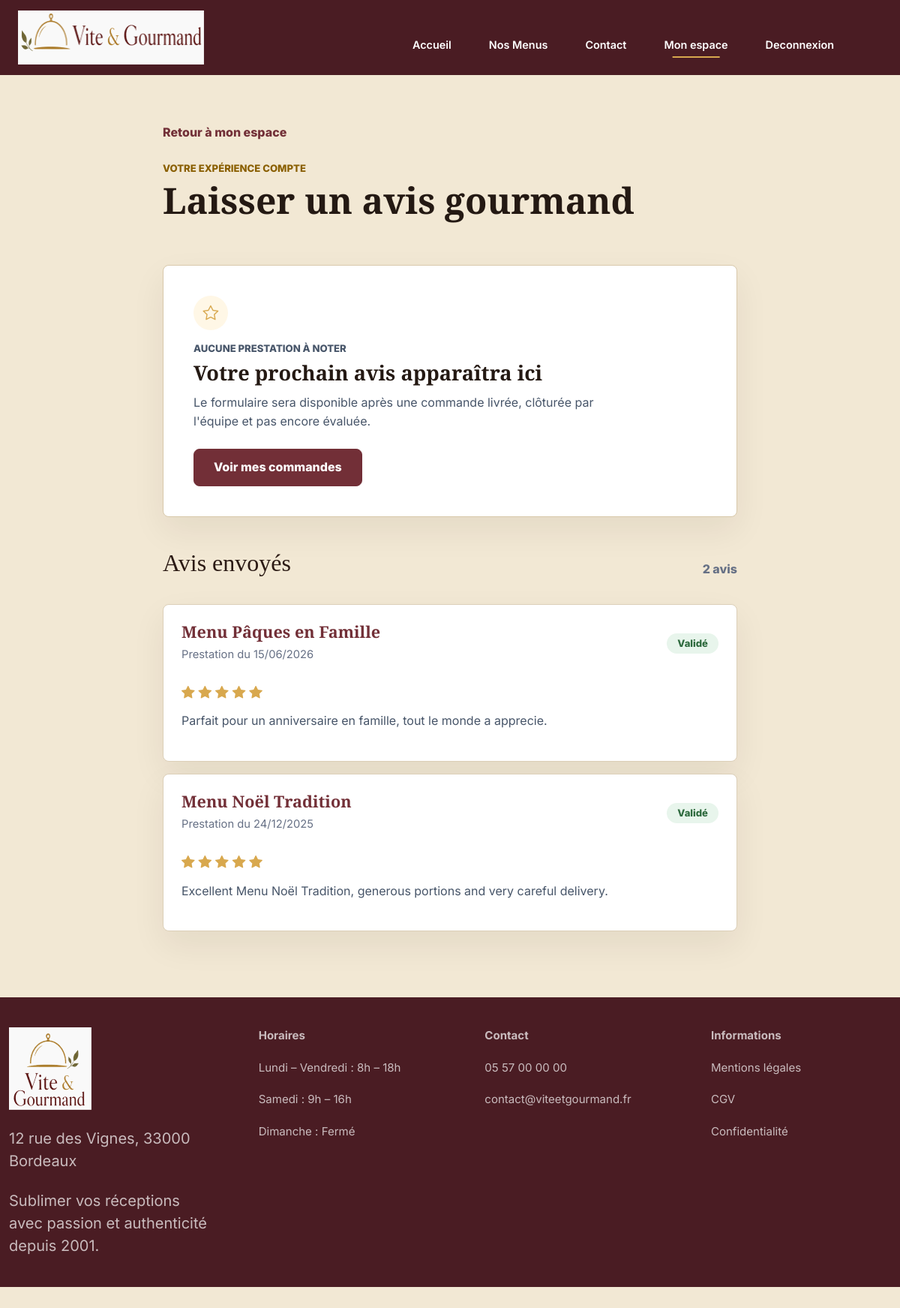
/avis (signed in), run on the app's committed database.
### tables this page shows
CREATE TABLE `avis` (
    `id_avis` INT UNSIGNED NOT NULL AUTO_INCREMENT,
    `id_utilisateur` INT UNSIGNED NOT NULL,
    `id_commande` INT UNSIGNED NOT NULL,
    `note` TINYINT UNSIGNED NOT NULL,
    `commentaire` TEXT NOT NULL,
    `statut` VARCHAR(30) NOT NULL DEFAULT 'en_attente',
    `created_at` DATETIME DEFAULT CURRENT_TIMESTAMP,
    `moderated_at` DATETIME NULL,
    `moderated_by` INT UNSIGNED NULL,
    CONSTRAINT `pk_avis`
        PRIMARY KEY (`id_avis`),
    CONSTRAINT `uq_avis_id_commande`
        UNIQUE (`id_commande`),
    INDEX `idx_avis_id_utilisateur` (`id_utilisateur`),
    INDEX `idx_avis_moderated_by` (`moderated_by`),
    INDEX `idx_avis_statut` (`statut`),
    CONSTRAINT `fk_avis_utilisateurs`
        FOREIGN KEY (`id_utilisateur`)
        REFERENCES `utilisateurs` (`id_utilisateur`)
        ON DELETE RESTRICT,
    CONSTRAINT `fk_avis_commandes`
        FOREIGN KEY (`id_commande`)
        REFERENCES `commandes` (`id_commande`)
        ON DELETE CASCADE,
    CONSTRAINT `fk_avis_moderateurs`
        FOREIGN KEY (`moderated_by`)
        REFERENCES `utilisateurs` (`id_utilisateur`)
        ON DELETE SET NULL,
    CONSTRAINT `chk_avis_note`
        CHECK (`note` BETWEEN 1 AND 5),
    CONSTRAINT `chk_avis_statut`
        CHECK (`statut` IN ('en_attente', 'valide', 'refuse'))
);

CREATE TABLE `menus` (
    `id_menu` INT UNSIGNED NOT NULL AUTO_INCREMENT,
    `id_regime` INT UNSIGNED NOT NULL,
    `id_theme` INT UNSIGNED NOT NULL,
    `titre` VARCHAR(120) NOT NULL,
    `description` TEXT NOT NULL,
    `conditions` TEXT NOT NULL,
    `nombre_personnes_minimum` INT UNSIGNED NOT NULL,
    `prix_minimum` DECIMAL(10,2) NOT NULL,
    `stock_disponible` INT UNSIGNED DEFAULT 0,
    `actif` BOOLEAN DEFAULT TRUE,
    `created_at` DATETIME DEFAULT CURRENT_TIMESTAMP,
    `updated_at` DATETIME NULL,
    CONSTRAINT `pk_menus`
        PRIMARY KEY (`id_menu`),
    INDEX `idx_menus_id_regime` (`id_regime`),
    INDEX `idx_menus_id_theme` (`id_theme`),
    INDEX `idx_menus_catalogue_filters` (`actif`, `id_theme`, `id_regime`, `prix_minimum`),
    INDEX `idx_menus_nombre_personnes_minimum` (`nombre_personnes_minimum`),
    CONSTRAINT `fk_menus_regimes`
        FOREIGN KEY (`id_regime`)
        REFERENCES `regimes` (`id_regime`)
        ON DELETE RESTRICT,
    CONSTRAINT `fk_menus_themes`
        FOREIGN KEY (`id_theme`)
        REFERENCES `themes` (`id_theme`)
        ON DELETE RESTRICT,
    CONSTRAINT `chk_menus_nombre_personnes_minimum`
        CHECK (`nombre_personnes_minimum` > 0),
    CONSTRAINT `chk_menus_prix_minimum`
        CHECK (`prix_minimum` >= 0),
    CONSTRAINT `chk_menus_stock_disponible`
        CHECK (`stock_disponible` >= 0)
);

CREATE TABLE `commandes` (
    `id_commande` INT UNSIGNED NOT NULL AUTO_INCREMENT,
    `id_utilisateur` INT UNSIGNED NOT NULL,
    `id_menu` INT UNSIGNED NOT NULL,
    `date_commande` DATETIME DEFAULT CURRENT_TIMESTAMP,
    `date_prestation` DATE NOT NULL,
    `heure_livraison` TIME NOT NULL,
    `adresse_livraison` VARCHAR(255) NOT NULL,
    `code_postal_livraison` VARCHAR(10) NOT NULL DEFAULT '33000',
    `ville_livraison` VARCHAR(80) NOT NULL,
    `distance_km` DECIMAL(6,2) DEFAULT 0,
    `commentaire_client` TEXT NULL,
    `nombre_personnes` INT UNSIGNED NOT NULL,
    `prix_menu` DECIMAL(10,2) NOT NULL,
    `remise` DECIMAL(10,2) DEFAULT 0,
    `prix_livraison` DECIMAL(10,2) DEFAULT 0,
    `prix_total` DECIMAL(10,2) NOT NULL,
    `statut_actuel` VARCHAR(40) NOT NULL DEFAULT 'en_attente',
    `materiel_prete` BOOLEAN DEFAULT FALSE,
    `materiel_retourne` BOOLEAN DEFAULT FALSE,
    `mode_contact_modification` VARCHAR(20) NULL,
    `motif_annulation` TEXT NULL,
    CONSTRAINT `pk_commandes`
        PRIMARY KEY (`id_commande`),
    INDEX `idx_commandes_id_utilisateur` (`id_utilisateur`),
    INDEX `idx_commandes_id_menu` (`id_menu`),
    INDEX `idx_commandes_statut_actuel` (`statut_actuel`),
    INDEX `idx_commandes_date_prestation` (`date_prestation`),
    CONSTRAINT `fk_commandes_utilisateurs`
        FOREIGN KEY (`id_utilisateur`)
        REFERENCES `utilisateurs` (`id_utilisateur`)
        ON DELETE RESTRICT,
    CONSTRAINT `fk_commandes_menus`
        FOREIGN KEY (`id_menu`)
        REFERENCES `menus` (`id_menu`)
        ON DELETE RESTRICT,
    CONSTRAINT `chk_commandes_distance_km`
        CHECK (`distance_km` >= 0),
    CONSTRAINT `chk_commandes_nombre_personnes`
        CHECK (`nombre_personnes` > 0),
    CONSTRAINT `chk_commandes_prix_menu`
        CHECK (`prix_menu` >= 0),
    CONSTRAINT `chk_commandes_remise`
        CHECK (`remise` >= 0),
    CONSTRAINT `chk_commandes_prix_livraison`
        CHECK (`prix_livraison` >= 0),
    CONSTRAINT `chk_commandes_prix_total`
        CHECK (`prix_total` >= 0),
    CONSTRAINT `chk_commandes_mode_contact_modification`
        CHECK (
            `mode_contact_modification` IS NULL
            OR `mode_contact_modification` IN ('gsm', 'email')
        ),
    CONSTRAINT `chk_commandes_statut_actuel`
        CHECK (
            `statut_actuel` IN (
                'en_attente',
                'acceptee',
                'en_preparation',
                'en_cours_de_livraison',
                'livre',
                'en_attente_retour_materiel',
                'terminee',
                'annulee'
            )
        )
);

### app/Core/BaseController.php (called while the page is built, shortened)
<?php
abstract class BaseController
{
    protected function view(string $view, array $data = []): void
    {
        $layoutPath = dirname(__DIR__) . '/Views/layouts/main.php';
        extract($data, EXTR_SKIP);
        require $layoutPath;
    }
    protected function e(mixed $value): string
    {
        return Security::escape($value);
    }
}

### app/Controllers/ReviewController.php (called while the page is built, shortened)
<?php
final class ReviewController extends BaseController
{
    public function index(): void
    {
        $userId = $this->authenticatedUserId();
        $orderModel = new OrderModel();
        $this->view('reviews/index', [
            'pageTitle' => 'Mes avis - Vite & Gourmand',
            'bodyClass' => 'page-client page-client-review',
            'reviewableOrder' => $orderModel->findReviewableForUser($userId),
            'reviews' => (new ReviewModel())->findForUser($userId),
            'old' => [],
            'errors' => [],
        ]);
    }
    private function authenticatedUserId(): int
    {
        $userId = Session::userId();
        return $userId;
    }
}

### public/index.php (called while the page is built, shortened)
<?php
$router = new Router();
$router->dispatch(
    $_SERVER['REQUEST_METHOD'] ?? 'GET',
    parse_url($_SERVER['REQUEST_URI'] ?? '/', PHP_URL_PATH) ?: '/'
);

### config/database.php (called while the page is built, shortened)
<?php
return [
    'default' => getenv('DB_CONNECTION') ?: 'mysql',
    'connections' => [
        'mysql' => [
            'driver' => 'mysql',
            'host' => getenv('DB_HOST') ?: 'localhost',
            'port' => getenv('DB_PORT') ?: '3306',
            'database' => getenv('DB_NAME') ?: 'vite_gourmand',
            'username' => getenv('DB_USER') ?: 'root',
            'password' => getenv('DB_PASSWORD') ?: '',
            'charset' => 'utf8mb4',
            'options' => [
                \PDO::ATTR_ERRMODE => \PDO::ERRMODE_EXCEPTION,
                \PDO::ATTR_DEFAULT_FETCH_MODE => \PDO::FETCH_ASSOC,
                \PDO::ATTR_EMULATE_PREPARES => false,
                \PDO::ATTR_STRINGIFY_FETCHES => false,
                \PDO::ATTR_PERSISTENT => false,
            ],
        ],
    ],
];

### app/Core/Database.php (called while the page is built, shortened)
<?php
final class Database
{
    public function getConnection(): PDO
    {
        $config = $this->config ?: require dirname(__DIR__, 2) . '/config/database.php';
        $mysql = $config['connections']['mysql'];
        $dsn = sprintf(
            'mysql:host=%s;port=%s;dbname=%s;charset=%s',
            $mysql['host'],
            $mysql['port'],
            $mysql['database'],
            $mysql['charset']
        );
        $this->connection = new PDO(
            $dsn,
            $mysql['username'],
            $mysql['password'],
            $mysql['options']
        );
        return $this->connection;
    }
}

### app/Core/BaseModel.php (called while the page is built, shortened)
<?php
abstract class BaseModel
{
    protected function pdo(): PDO
    {
        $this->database ??= new Database();
        return $this->database->getConnection();
    }
}

### app/Models/ReviewModel.php (called while the page is built, shortened)
<?php
final class ReviewModel extends BaseModel
{
    public function findForUser(int $userId): array
    {
        $sql = <<<SQL
            SELECT
                a.id_avis,
                a.note,
                a.commentaire,
                a.statut,
                a.created_at,
                c.id_commande,
                c.date_prestation,
                m.titre AS menu_titre
            FROM avis a
            INNER JOIN commandes c ON c.id_commande = a.id_commande
            INNER JOIN menus m ON m.id_menu = c.id_menu
            WHERE a.id_utilisateur = :user_id
            ORDER BY a.created_at DESC, a.id_avis DESC
        SQL;
        $statement = $this->pdo()->prepare($sql);
        $statement->execute(['user_id' => $userId]);
        return $statement->fetchAll();
    }
}

### app/Core/Security.php (called while the page is built, shortened)
<?php
final class Security
{
    public static function escape(mixed $value): string
    {
        return htmlspecialchars((string) $value, ENT_QUOTES | ENT_SUBSTITUTE, 'UTF-8');
    }
}

### app/Views/reviews/index.php (the view)
<?php
$formatDate = static fn (mixed $value): string => $value === null || $value === '' ? '' : date('d/m/Y', strtotime((string) $value));
$reviewStatusLabels = [
    'en_attente' => 'En attente',
    'valide' => 'Validé',
    'refuse' => 'Refusé',
];
?>
<section class="client-page client-review-page">
    <div class="container client-container client-review-container">
        <a class="client-back-link" href="/mon-compte">Retour à mon espace</a>
        <header class="client-hero client-review-hero">
            <p class="client-kicker">Votre expérience compte</p>
            <h1>Laisser un avis gourmand</h1>
        </header>
        <?php if ($reviewableOrder !== null): ?>
            <?php
            $order = $reviewableOrder;
            $cancelHref = '/mon-compte';
            require __DIR__ . '/_form.php';
            ?>
        <?php else: ?>
            <article class="client-card client-review-empty-card">
                <span class="client-review-empty-icon" aria-hidden="true"><i class="bi bi-star"></i></span>
                <p class="client-kicker">Aucune prestation à noter</p>
                <h2>Votre prochain avis apparaîtra ici</h2>
                <p>Le formulaire sera disponible après une commande livrée, clôturée par l'équipe et pas encore évaluée.</p>
                <a class="client-button client-button-primary" href="/commandes">Voir mes commandes</a>
            </article>
        <?php endif; ?>
        <?php if ($reviews !== []): ?>
            <section class="client-review-history" aria-labelledby="review-history-title">
                <div class="client-card-heading">
                    <h2 id="review-history-title">Avis envoyés</h2>
                    <span><?= count($reviews) ?> avis</span>
                </div>
                <div class="client-review-history-list">
                    <?php foreach ($reviews as $review): ?>
                        <?php $status = (string) $review['statut']; ?>
                        <article class="client-card client-review-history-card">
                            <div class="client-card-heading">
                                <div>
                                    <h3><?= $this->e($review['menu_titre']) ?></h3>
                                    <p>Prestation du <?= $this->e($formatDate($review['date_prestation'])) ?></p>
                                </div>
                                <span class="client-status-badge status-<?= $this->e($status) ?>"><?= $this->e($reviewStatusLabels[$status] ?? $status) ?></span>
                            </div>
                            <div class="client-review-history-stars" aria-label="Note <?= (int) $review['note'] ?> sur 5">
                                <?php for ($note = 1; $note <= 5; $note++): ?>
                                    <i class="bi <?= $note <= (int) $review['note'] ? 'bi-star-fill' : 'bi-star' ?>" aria-hidden="true"></i>
                                <?php endfor; ?>
                            </div>
                            <p><?= $this->e($review['commentaire']) ?></p>
                        </article>
                    <?php endforeach; ?>
                </div>
            </section>
        <?php endif; ?>
    </div>
</section>

### app/Core/Router.php (shortened to what this page needs)
<?php
final class Router
{
    private array $routes = [];
    public function dispatch(string $method, string $path): void
    {
        $method = strtoupper($method);
        $path = $this->normalizePath($path);
        foreach ($this->routes[$method] ?? [] as $route) {
            if (preg_match($route['pattern'], $path, $matches) !== 1) {
                continue;
            }
            $parameters = [];
            $this->callHandler($route['handler'], $parameters);
            return;
        }
    }
    private function callHandler(array $handler, array $parameters = []): void
    {
        [$controllerClass, $action] = $handler;
        $controller = new $controllerClass();
        $controller->{$action}(...$parameters);
    }
    private function addRoute(string $method, string $path, array $handler, array $middlewares = []): void
    {
        $normalizedPath = $this->normalizePath($path);
        $this->routes[strtoupper($method)][] = [
            'path' => $normalizedPath,
            'pattern' => $this->compilePattern($normalizedPath),
            'parameters' => $this->extractParameterNames($normalizedPath),
            'handler' => $handler,
            'middlewares' => $middlewares,
        ];
    }
    private function normalizePath(string $path): string
    {
        $normalizedPath = '/' . trim($path, '/');
        return $normalizedPath === '/' ? '/' : rtrim($normalizedPath, '/');
    }
    private function compilePattern(string $path): string
    {
        $pattern = preg_replace('#\{([a-zA-Z_][a-zA-Z0-9_]*)\}#', '(?P<$1>[^/]+)', $path);
        return '#^' . $pattern . '$#';
    }
    private function extractParameterNames(string $path): array
    {
        preg_match_all('#\{([a-zA-Z_][a-zA-Z0-9_]*)\}#', $path, $matches);
        return $matches[1] ?? [];
    }
}

### data on the page
avis: menus.titre "Menu Pâques en Famille", id_commande.date_prestation "15/06/2026", statut "Validé", note 5 (drawn), commentaire "Parfait pour un anniversaire en famille, tout le monde a apprecie."
avis: menus.titre "Menu Noël Tradition", id_commande.date_prestation "24/12/2025", statut "Validé", note 5 (drawn), commentaire "Excellent Menu Noël Tradition, generous portions and very careful delivery."
